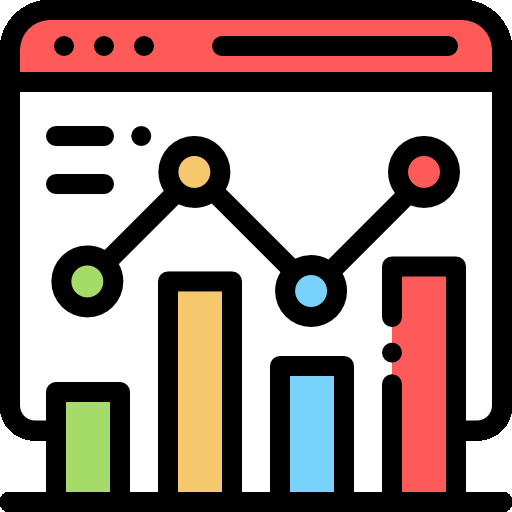
#> input picture capitulo4/analitica.png, 512 x 512 px
$ python bgr2rgb.py
#> lines starting #> are read from the running program, lines starting #| are printed output that depends on the picture
# -*- coding: utf-8 -*-
"""
Created on Tue Jan 26 19:28:14 2021

@author: Axolotech
"""
import cv2 as cv
import numpy as np
bgr = cv.imread("analitica.png")
#> bgr is the input picture: shape (512, 512, 3); mean B, G, R 127, 131.4, 148.4
canal1 = bgr[:,:,0]
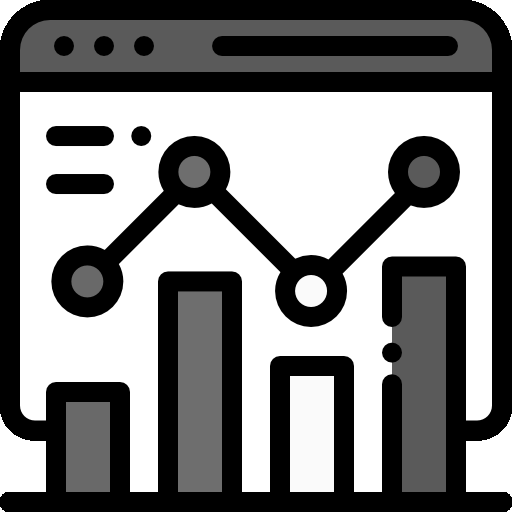
#> canal1: shape (512, 512); min 0, max 255, mean 127
canal2 = bgr[:,:,1]
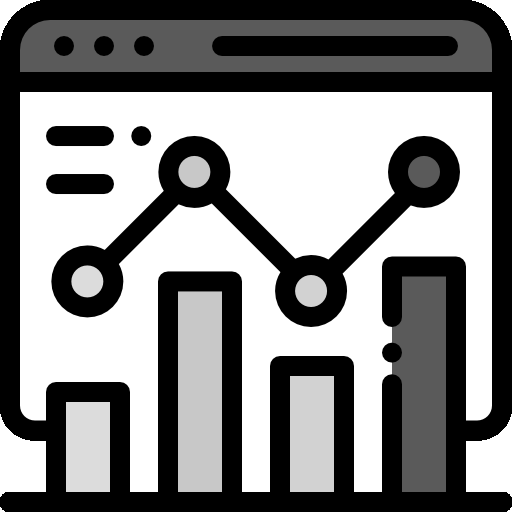
#> canal2: shape (512, 512); min 0, max 255, mean 131.4
canal3 = bgr[:,:,2]
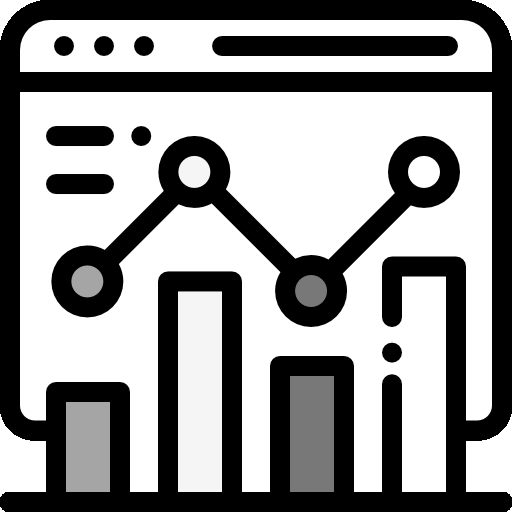
#> canal3: shape (512, 512); min 0, max 255, mean 148.4
canales = [canal1,canal2,canal3]
cv.imshow("bgr",np.hstack(canales))
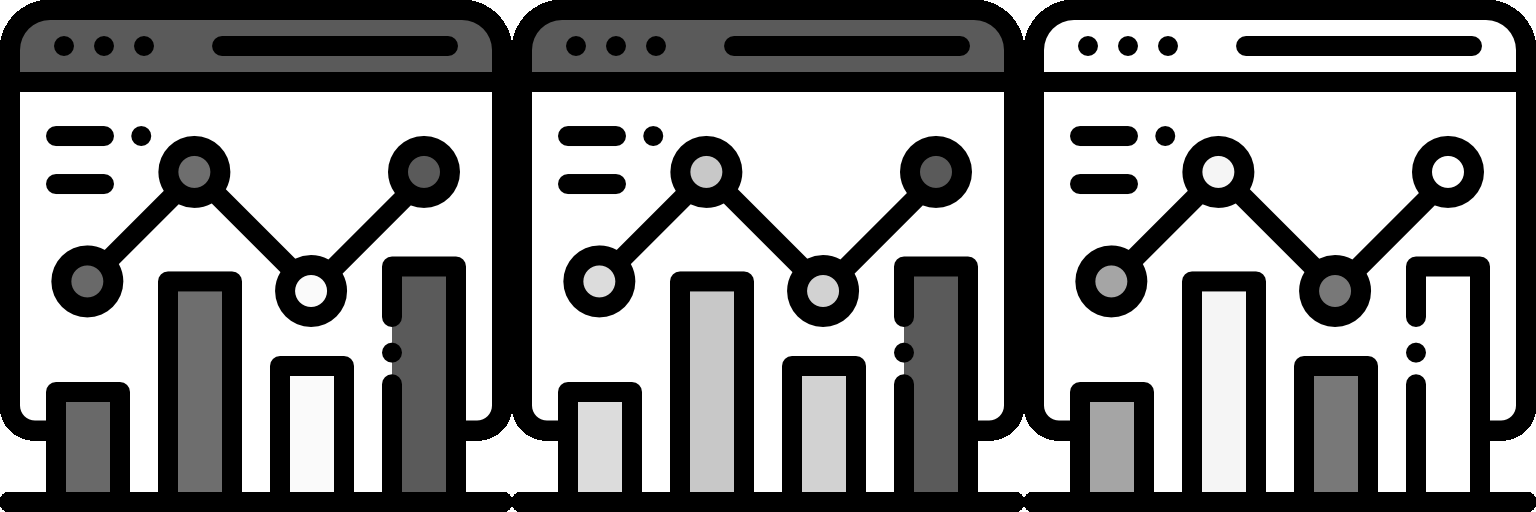
#> window 'bgr': shape (512, 1536); min 0, max 255, mean 135.6
cv.imshow("original",bgr)
rgb = cv.cvtColor(bgr,cv.COLOR_BGR2RGB)
canal1 = rgb[:,:,0]
canal2 = rgb[:,:,1]
canal3 = rgb[:,:,2]
canales = [canal1,canal2,canal3]
cv.imshow("RGB",np.hstack(canales))
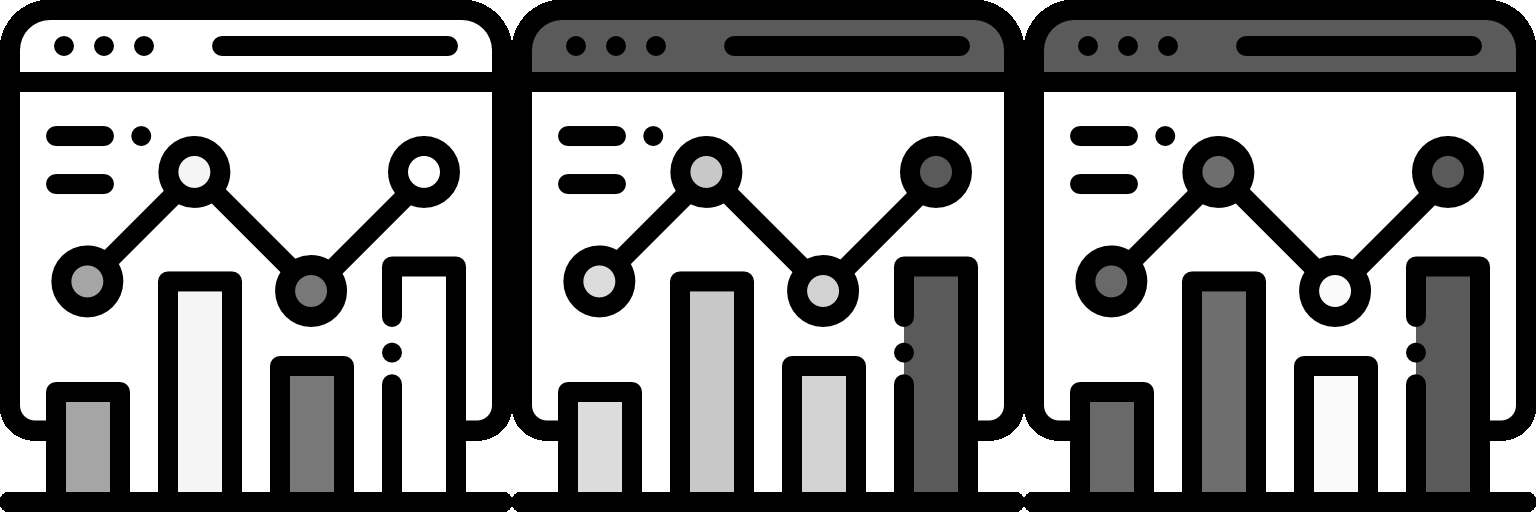
#> window 'RGB': shape (512, 1536); min 0, max 255, mean 135.6
cv.waitKey(0)
cv.destroyAllWindows()
